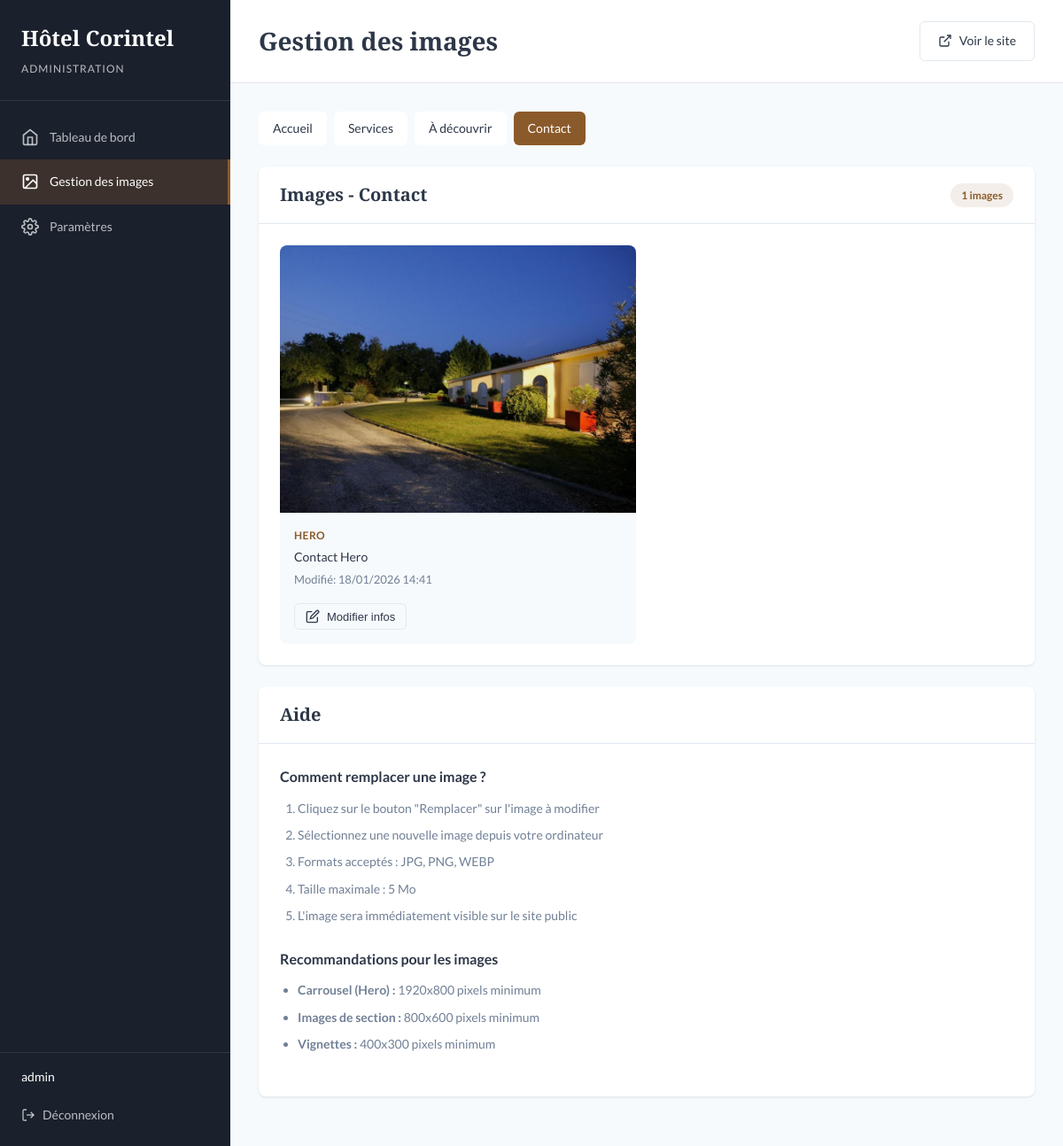
The app's page /admin/images.php?section=contact (signed in) with its own data.
### tables this page shows
CREATE TABLE IF NOT EXISTS images (
    id INT AUTO_INCREMENT PRIMARY KEY,
    filename VARCHAR(255) NOT NULL,
    original_filename VARCHAR(255),
    section VARCHAR(50) NOT NULL,
    position INT NOT NULL DEFAULT 1,
    slot_name VARCHAR(100),
    title VARCHAR(255),
    alt_text VARCHAR(255),
    created_at DATETIME DEFAULT CURRENT_TIMESTAMP,
    updated_at DATETIME DEFAULT CURRENT_TIMESTAMP ON UPDATE CURRENT_TIMESTAMP,
    UNIQUE KEY unique_section_position (section, position),
    INDEX idx_section (section)
);

### includes/auth.php (called while the page is built, shortened)
<?php
function getCurrentAdmin(): ?array {
    $pdo = getDatabase();
    $stmt = $pdo->prepare('SELECT id, username, email, last_login FROM admins WHERE id = ?');
    $stmt->execute([$_SESSION['admin_id']]);
    return $stmt->fetch() ?: null;
}

### includes/functions.php (called while the page is built, shortened)
<?php
function getImagesBySection(string $section): array {
    $pdo = getDatabase();
    $stmt = $pdo->prepare('SELECT * FROM images WHERE section = ? ORDER BY position ASC');
    $stmt->execute([$section]);
    return $stmt->fetchAll();
}
function getAllSections(): array {
    return [
        'home' => 'Accueil',
        'services' => 'Services',
        'activities' => 'À découvrir',
        'contact' => 'Contact'
    ];
}
function h(string $string): string {
    return htmlspecialchars($string, ENT_QUOTES, 'UTF-8');
}
function formatDate(?string $date): string {
    return date('d/m/Y H:i', strtotime($date));
}

### admin/images.php (the view, shortened to what this page needs)
<?php
require_once __DIR__ . '/../includes/auth.php';
require_once __DIR__ . '/../includes/functions.php';
$admin = getCurrentAdmin();
$sections = getAllSections();
$currentSection = $_GET['section'] ?? 'home';
$images = getImagesBySection($currentSection);
?>
<!DOCTYPE html>
<html lang="fr">
<head>
    <link rel="stylesheet" href="admin-style.css">
</head>
<body>
    <div class="admin-layout">
        <aside class="admin-sidebar">
            <div class="sidebar-header">
                <h2>Hôtel Corintel</h2>
                <span>Administration</span>
            </div>
            <nav class="sidebar-nav">
                <a href="index.php" class="nav-item">
                    <svg viewBox="0 0 24 24" fill="none" stroke="currentColor" stroke-width="2">
                        <path d="M3 9l9-7 9 7v11a2 2 0 0 1-2 2H5a2 2 0 0 1-2-2z"/>
                        <polyline points="9 22 9 12 15 12 15 22"/>
                    </svg>
                    Tableau de bord
                </a>
                <a href="images.php" class="nav-item active">
                    <svg viewBox="0 0 24 24" fill="none" stroke="currentColor" stroke-width="2">
                        <rect x="3" y="3" width="18" height="18" rx="2" ry="2"/>
                        <circle cx="8.5" cy="8.5" r="1.5"/>
                        <polyline points="21 15 16 10 5 21"/>
                    </svg>
                    Gestion des images
                </a>
                <a href="settings.php" class="nav-item">
                    Paramètres
                </a>
            </nav>
            <div class="sidebar-footer">
                <div class="user-info">
                    <span class="user-name"><?= h($admin['username']) ?></span>
                </div>
                <a href="logout.php" class="logout-btn">
                    <svg viewBox="0 0 24 24" fill="none" stroke="currentColor" stroke-width="2">
                        <path d="M9 21H5a2 2 0 0 1-2-2V5a2 2 0 0 1 2-2h4"/>
                        <polyline points="16 17 21 12 16 7"/>
                        <line x1="21" y1="12" x2="9" y2="12"/>
                    </svg>
                    Déconnexion
                </a>
            </div>
        </aside>
        <main class="admin-main">
            <header class="admin-header">
                <h1>Gestion des images</h1>
                <a href="../index.html" target="_blank" class="btn btn-outline">
                    <svg viewBox="0 0 24 24" fill="none" stroke="currentColor" stroke-width="2">
                        <path d="M18 13v6a2 2 0 0 1-2 2H5a2 2 0 0 1-2-2V8a2 2 0 0 1 2-2h6"/>
                        <polyline points="15 3 21 3 21 9"/>
                        <line x1="10" y1="14" x2="21" y2="3"/>
                    </svg>
                    Voir le site
                </a>
            </header>
            <div class="admin-content">
                <div class="section-tabs">
                    <?php foreach ($sections as $key => $name): ?>
                        <a href="?section=<?= h($key) ?>"
                           class="section-tab <?= $key === $currentSection ? 'active' : '' ?>">
                            <?= h($name) ?>
                        </a>
                    <?php endforeach; ?>
                </div>
                <div class="card">
                    <div class="card-header">
                        <h2>Images - <?= h($sections[$currentSection]) ?></h2>
                        <span class="badge"><?= count($images) ?> images</span>
                    </div>
                    <div class="card-body">
                        <?php if (empty($images)): ?>
                            <p class="empty-state">Aucune image configurée pour cette section.</p>
                        <?php else: ?>
                            <div class="images-grid">
                                <?php foreach ($images as $image): ?>
                                    <div class="image-card" data-id="<?= $image['id'] ?>">
                                        <div class="image-preview">
                                        </div>
                                        <div class="image-info">
                                            <span class="image-slot"><?= h($image['slot_name'] ?? 'Position ' . $image['position']) ?></span>
                                            <span class="image-title"><?= h($image['title'] ?? 'Sans titre') ?></span>
                                            <span class="image-date">Modifié: <?= formatDate($image['updated_at']) ?></span>
                                        </div>
                                        <div class="image-actions">
                                            <button type="button" class="btn btn-sm btn-outline" onclick="openEditModal(<?= htmlspecialchars(json_encode($image)) ?>)">
                                                <svg viewBox="0 0 24 24" fill="none" stroke="currentColor" stroke-width="2">
                                                    <path d="M11 4H4a2 2 0 0 0-2 2v14a2 2 0 0 0 2 2h14a2 2 0 0 0 2-2v-7"/>
                                                    <path d="M18.5 2.5a2.121 2.121 0 0 1 3 3L12 15l-4 1 1-4 9.5-9.5z"/>
                                                </svg>
                                                Modifier infos
                                            </button>
                                        </div>
                                    </div>
                                <?php endforeach; ?>
                            </div>
                        <?php endif; ?>
                    </div>
                </div>
                <div class="card">
                    <div class="card-header">
                        <h2>Aide</h2>
                    </div>
                    <div class="card-body">
                        <div class="help-content">
                            <h4>Comment remplacer une image ?</h4>
                            <ol>
                                <li>Cliquez sur le bouton "Remplacer" sur l'image à modifier</li>
                                <li>Sélectionnez une nouvelle image depuis votre ordinateur</li>
                                <li>Formats acceptés : JPG, PNG, WEBP</li>
                                <li>Taille maximale : 5 Mo</li>
                                <li>L'image sera immédiatement visible sur le site public</li>
                            </ol>
                            <h4>Recommandations pour les images</h4>
                            <ul>
                                <li><strong>Carrousel (Hero) :</strong> 1920x800 pixels minimum</li>
                                <li><strong>Images de section :</strong> 800x600 pixels minimum</li>
                                <li><strong>Vignettes :</strong> 400x300 pixels minimum</li>
                            </ul>
                        </div>
                    </div>
                </div>
            </div>
        </main>
    </div>
</body>
</html>

### records on screen
images: slot_name "HERO", title "Contact Hero", updated_at "18/01/2026 14:41"

### other values on screen
$admin['username'] "admin"
$name "Accueil"
$name "Services"
$name "À découvrir"
$name "Contact"
$sections[$currentSection] "Contact"
count($images) "1"
